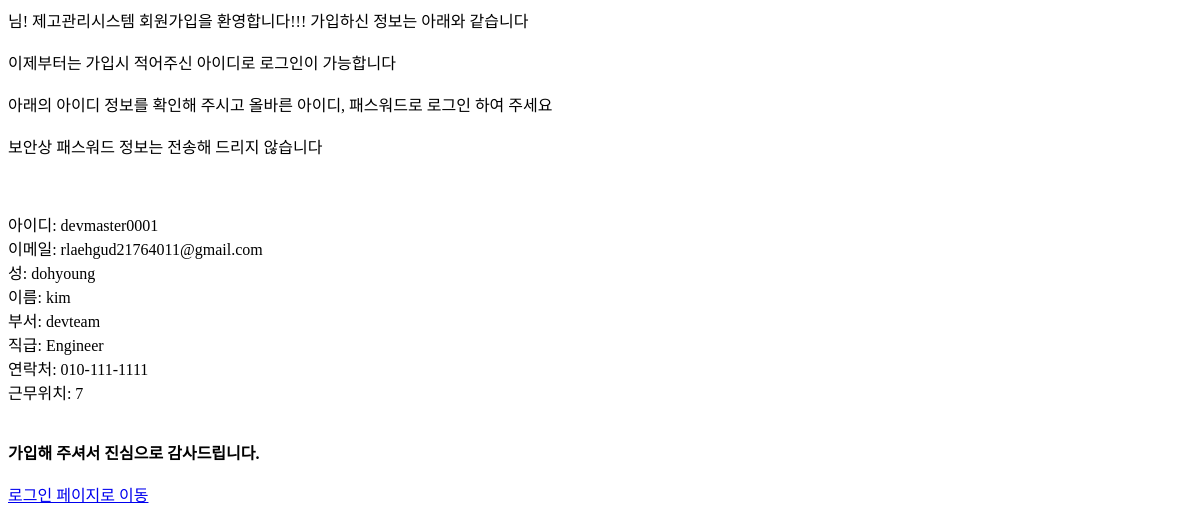
Page /stock_member/register_success/ on the earlier database version.
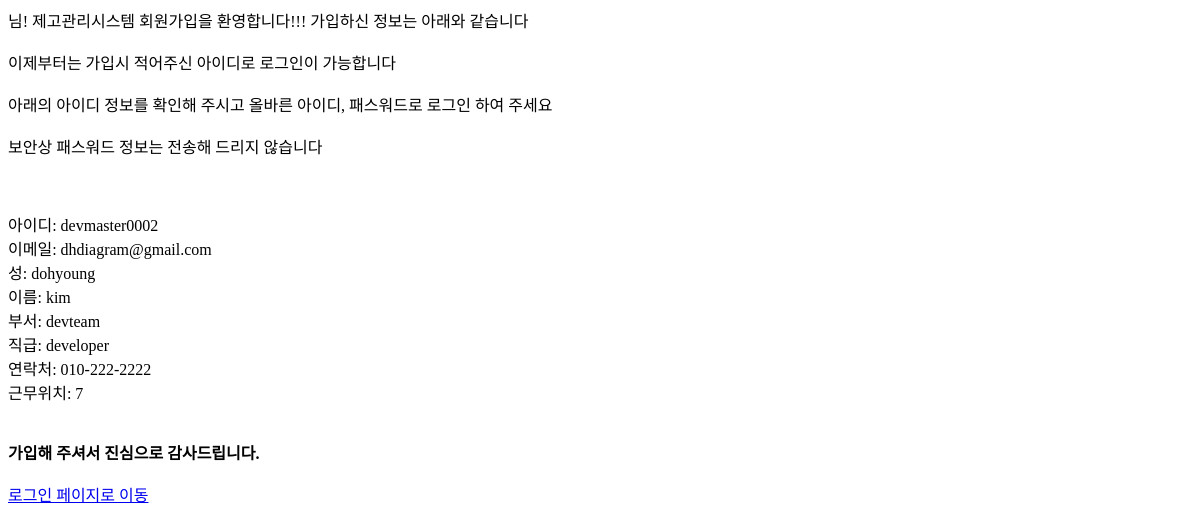
Same page on the later database version.
### stock_member/models.py (models this page shows)
class User(AbstractUser):
    depart = models.CharField(max_length=500)
    position = models.CharField(max_length=500)
    phone = models.CharField(max_length=500)
    floor = models.IntegerField(max_length=500)
    email = models.EmailField(max_length=1000)

### stock_member/views.py (the view)
# urls.py: path('register_success/', RegisterResult, name='RegisterResult'),
def RegisterResult(request):
    userlists = User.objects.all().order_by('-id')[:1]
    return render(request, 'stock_member/stock_register_success.html', {'userlists':userlists})

### stock_member/templates/stock_member/stock_register_success.html (shortened to what this page needs)
이제부터는 가입시 적어주신 아이디로 로그인이 가능합니다<br/>
아래의 아이디 정보를 확인해 주시고 올바른 아이디, 패스워드로 로그인 하여 주세요<br/>
보안상 패스워드 정보는 전송해 드리지 않습니다<br/>
{% block content %}
{% for userlist in userlists %}
    아이디: {{ userlist.username }}<br/>
    이메일: {{ userlist.email }}<br/>
    성: {{ userlist.first_name }}<br/>
    이름: {{ userlist.last_name }}<br/>
    부서: {{ userlist.depart }}<br/>
    직급: {{ userlist.position }}<br/>
    연락처: {{ userlist.phone }}<br/>
    근무위치: {{ userlist.floor }}<br/>
    <Strong>가입해 주셔서 진심으로 감사드립니다.</Strong>
{% endfor %}
<a href="{% url 'login' %}" class="">로그인 페이지로 이동</a>
{% endblock %}

Differences in the rows shown:
no longer on this page (row edited): User: username "devmaster0001", email "rlaehgud21764011@gmail.com", first_name "dohyoung", last_name "kim", depart "devteam", position "Engineer", phone "010-111-1111", floor "7"
added User: username "devmaster0002", email "dhdiagram@gmail.com", first_name "dohyoung", last_name "kim", depart "devteam", position "developer", phone "010-222-2222", floor "7"
